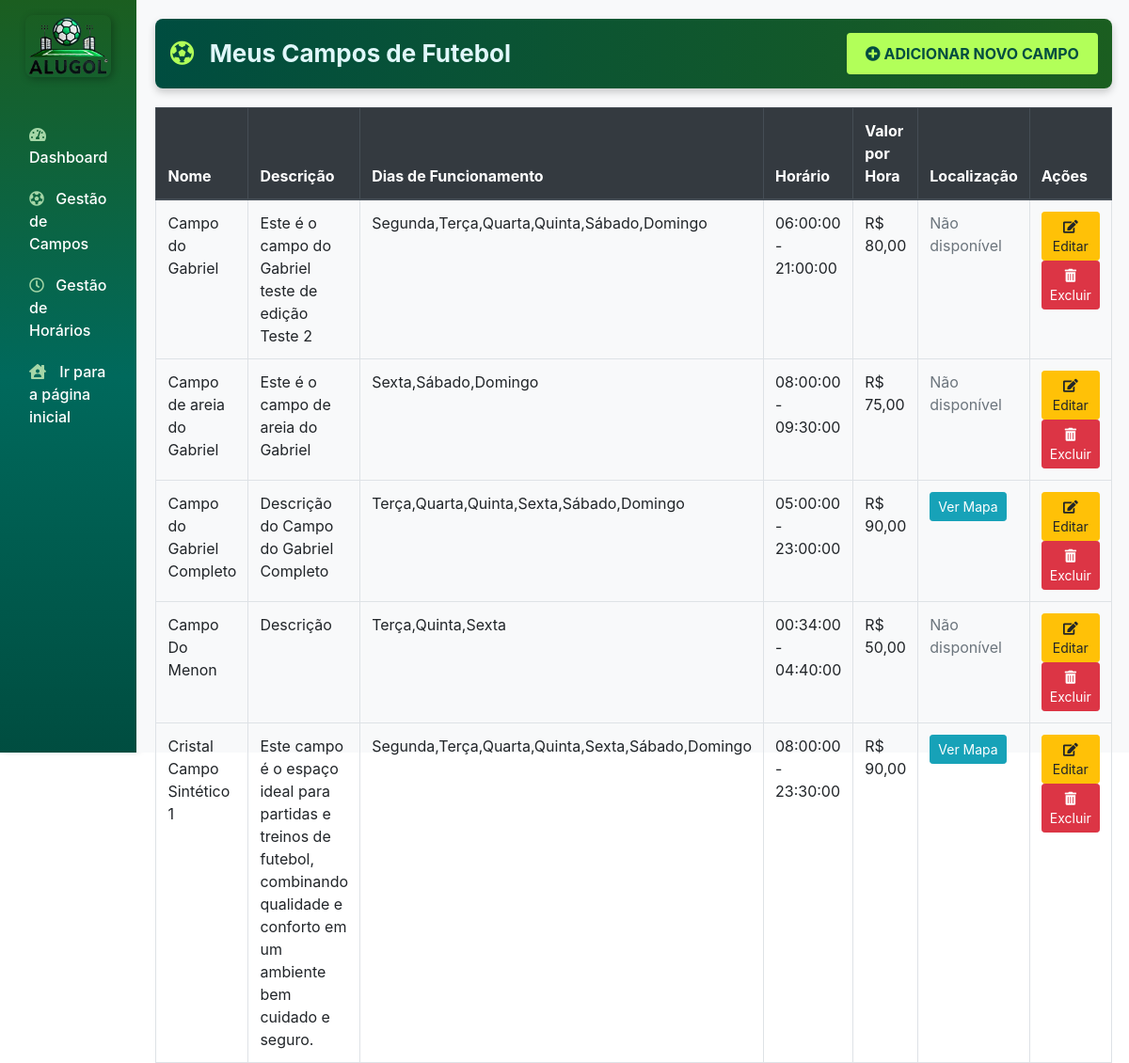
Page /admin/index.php?controller=campo&action=index (signed in) on the committed database.
### tables this page shows
CREATE TABLE `campos` (
  `id` int(11) NOT NULL,
  `nome` varchar(255) NOT NULL,
  `descricao` text DEFAULT NULL,
  `imagens` text DEFAULT NULL,
  `dias_funcionamento` varchar(255) DEFAULT NULL,
  `horario_inicio` time DEFAULT NULL,
  `horario_fim` time DEFAULT NULL,
  `usuario_id` int(11) DEFAULT NULL,
  `valor_por_hora` decimal(10,2) DEFAULT NULL,
  `google_maps_script` text DEFAULT NULL
);

### admin/app/controllers/CampoController.php (called while the page is built, shortened)
<?php
require_once __DIR__ . '/../models/Campo.php';
class CampoController extends Controller {
    public function index() {
        $campo = new Campo();
        $userId = $_SESSION['user_id'];
        $campos = $campo->getByUserId($userId);
        $this->view('campo/index', ['campos' => $campos]);
    }
    public function view($viewPath, $data = []) {
        extract($data);
        require_once 'app/views/' . $viewPath . '.php';
    }
}

### admin/app/models/Campo.php (called while the page is built, shortened)
<?php
require_once __DIR__ . '/../../config/database.php';
class Campo extends Model {
    private $conn;
    private $table = 'campos';
    public function __construct() {
        $database = new Database();
        $this->conn = $database->connect();
    }
    public function getByUserId($userId) {
        $query = "SELECT * FROM " . $this->table . " WHERE usuario_id = :usuario_id";
        $stmt = $this->conn->prepare($query);
        $stmt->bindParam(':usuario_id', $userId);
        $stmt->execute();
        return $stmt->fetchAll(PDO::FETCH_ASSOC);
    }
}

### admin/config/database.php (called while the page is built, shortened)
<?php
class Database {
    private $host = 'localhost';
    private $db_name = 'admin_gabriel-teste-nao-apagar';
    private $username = 'admin_gabriel-teste-nao-apagar';
    private $password = 'D7JbZL4G8m22sQY2AXwE';
    public function connect() {
        $this->conn = null;
        try {
            $this->conn = new \PDO("mysql:host=" . $this->host . ";dbname=" . $this->db_name, $this->username, $this->password);
            $this->conn->setAttribute(\PDO::ATTR_ERRMODE, \PDO::ERRMODE_EXCEPTION);
        } catch(\PDOException $exception) {
            echo "Erro de conexão: " . $exception->getMessage();
        }
        return $this->conn;
    }
}

### admin/app/views/campo/index.php (the view, shortened to what this page needs)
<!DOCTYPE html>
<html lang="pt-BR">
<head>
    <link href="https://stackpath.bootstrapcdn.com/bootstrap/4.5.2/css/bootstrap.min.css" rel="stylesheet">
	<link href="https://cdnjs.cloudflare.com/ajax/libs/font-awesome/5.15.4/css/all.min.css" rel="stylesheet">
	<link href="app/views/dashboard/admin.css" rel="stylesheet">
</head>
<body>
    <div class="container-fluid">
        <?php include 'app/views/dashboard/menu.php'; ?>
        <div class="content">
		    <div class="campo-header" style="display: flex; align-items: center; justify-content: space-between; background: linear-gradient(90deg, #004d40, #1b5e20); padding: 15px; border-radius: 8px; color: #ffffff; box-shadow: 0 4px 8px rgba(0, 0, 0, 0.2); margin-bottom: 20px;">
			    <h2 style="font-size: 26px; font-weight: bold; color: #e0f7fa; margin: 0;">
				    <i class="fas fa-futbol" style="color: #b2ff59; margin-right: 10px;"></i>
				    Meus Campos de Futebol
			    </h2>
			    <a href="index.php?controller=campo&action=create" class="btn btn-primary" style="background-color: #b2ff59; border: none; color: #004d40; font-weight: bold; padding: 10px 20px; text-transform: uppercase; transition: background-color 0.3s;">
				    <i class="fas fa-plus-circle"></i> Adicionar Novo Campo
			    </a>
		    </div>
		    <table class="table table-hover table-bordered">
			    <thead class="thead-dark">
				    <tr>
					    <th scope="col">Nome</th>
					    <th scope="col">Descrição</th>
					    <th scope="col">Dias de Funcionamento</th>
					    <th scope="col">Horário</th>
					    <th scope="col">Valor por Hora</th>
					    <th scope="col">Localização</th>
					    <th scope="col">Ações</th>
				    </tr>
			    </thead>
			    <tbody>
				    <?php foreach($data['campos'] as $campo): ?>
					    <tr>
						    <td><?= htmlspecialchars($campo['nome']) ?></td>
						    <td><?= htmlspecialchars($campo['descricao']) ?></td>
						    <td><?= htmlspecialchars($campo['dias_funcionamento']) ?></td>
						    <td><?= htmlspecialchars($campo['horario_inicio']) ?> - <?= htmlspecialchars($campo['horario_fim']) ?></td>
						    <td>R$ <?= htmlspecialchars(number_format($campo['valor_por_hora'], 2, ',', '.')) ?></td>
						    <td>
							    <?php if (!empty($campo['google_maps_script'])): ?>
								    <a href="#" class="btn btn-sm btn-info" data-toggle="modal" data-target="#mapModal" onclick="showMap('<?= htmlspecialchars($campo['google_maps_script']) ?>')">Ver Mapa</a>
							    <?php else: ?>
								    <span class="text-muted">Não disponível</span>
							    <?php endif; ?>
						    </td>
						    <td class="text-center">
							    <a href="index.php?controller=campo&action=edit&id=<?= $campo['id'] ?>" class="btn btn-sm btn-warning">
								    <i class="fas fa-edit"></i> Editar
							    </a>
							    <a href="index.php?controller=campo&action=delete&id=<?= $campo['id'] ?>"
							    class="btn btn-sm btn-danger"
							    onclick="return confirm('Tem certeza que deseja excluir este campo?');">
								    <i class="fas fa-trash-alt"></i> Excluir
							    </a>
						    </td>
					    </tr>
				    <?php endforeach; ?>
			    </tbody>
		    </table>
        </div>
    </div>
</body>
</html>

### admin/app/views/dashboard/admin.css (style rules this page uses)
.content { flex: 1; padding: 20px; background-color: #f8f9fa; }
.container-fluid { padding-left: 0px!important; }

### admin/app/views/campo/index.php (style rules this page uses)
.container-fluid { display: flex; height: 100vh; }
.content { flex: 1; padding: 20px; }

### rows in the picture
campos: nome "Campo do Gabriel", descricao "Este é o campo do Gabriel teste de edição Teste 2", dias_funcionamento "Segunda,Terça,Quarta,Quinta,Sábado,Domingo", horario_inicio "06:00:00", horario_fim "21:00:00", valor_por_hora "80,00", shows "Não disponível"
campos: nome "Campo de areia do Gabriel", descricao "Este é o campo de areia do Gabriel", dias_funcionamento "Sexta,Sábado,Domingo", horario_inicio "08:00:00", horario_fim "09:30:00", valor_por_hora "75,00", shows "Não disponível"
campos: nome "Campo do Gabriel Completo", descricao "Descrição do Campo do Gabriel Completo", dias_funcionamento "Terça,Quarta,Quinta,Sexta,Sábado,Domingo", horario_inicio "05:00:00", horario_fim "23:00:00", valor_por_hora "90,00"
campos: nome "Campo Do Menon", descricao "Descrição", dias_funcionamento "Terça,Quinta,Sexta", horario_inicio "00:34:00", horario_fim "04:40:00", valor_por_hora "50,00", google_maps_script "Não disponível"
campos: nome "Cristal Campo Sintético 1", descricao "Este campo é o espaço ideal para partidas e treinos de futebol, combinando qualidade e conforto em um ambiente bem cuidado e seguro.", dias_funcionamento "Segunda,Terça,Quarta,Quinta,Sexta,Sábado,Domingo", horario_inicio "08:00:00", horario_fim "23:30:00", valor_por_hora "90,00"
